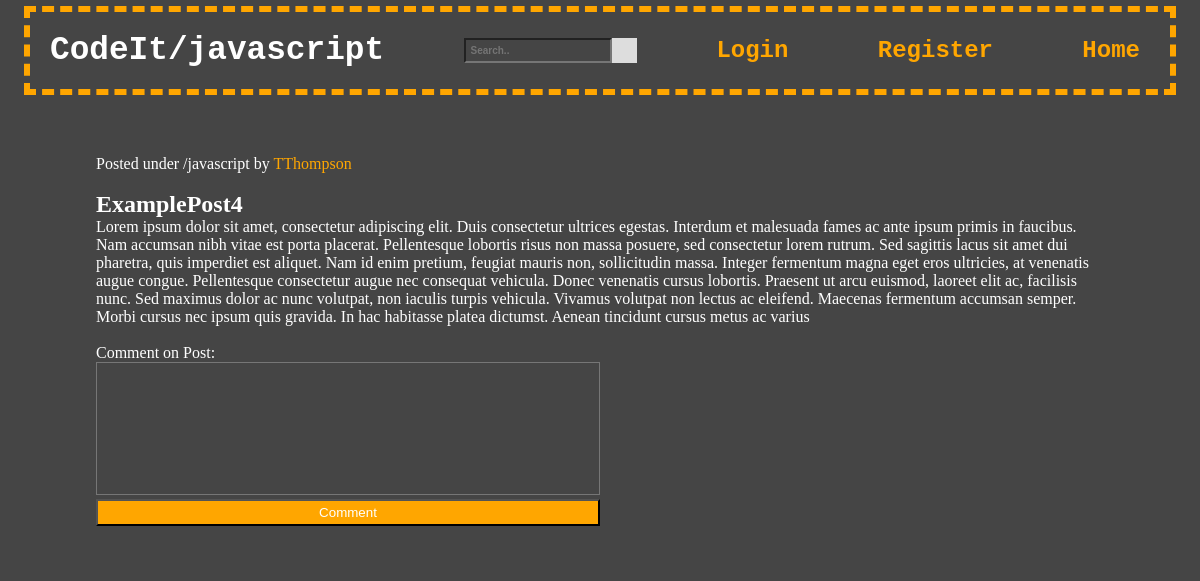
The page /post?post_id=4 on the database its author committed.
### tables this page shows
CREATE TABLE ForumPost(
        PostId INTEGER PRIMARY KEY NOT NULL,
        PostedBy TEXT NOT NULL,
        PostTitle TEXT NOT NULL,
        PostContent TEXT NOT NULL,
        PostSubForum TEXT NOT NULL,
        Upvotes INTEGER NOT NULL,
        Downvotes INTEGER NOT NULL
    );

### run.py (the view)
@app.route("/post")
def post():
    id = request.args.get('post_id')
    con = sql.connect("ForumPosts.db")
    con.row_factory = sql.Row
    cur = con.cursor()
    sql_select_query = """select * from ForumPost WHERE\
        PostId = ?"""
    cur.execute(sql_select_query, (id,))
    post = cur.fetchone()
    con.close()
    postDict = None
    if post:
        postDict = {
            "postId": post[0],
            "postedBy": post[1],
            "title": post[2],
            "content": post[3],
            "subforum": post[4]
        }
    con = sql.connect("PostComments.db")
    con.row_factory = sql.Row
    cur = con.cursor()
    sql_select_query = """select * from PostComment where\
        PostId = ?"""
    cur.execute(sql_select_query, (id,))
    comments = cur.fetchall()
    print(comments)
    con.close()
    return render_template('post.html',
            postDict = postDict, comments=comments )

### templates/post.html (shortened to what this page needs)
<!DOCTYPE html>
<html lang="en">
<head>
    <link href="../static/post.css" rel="stylesheet">
</head>
<body>
    <nav class="nav-bar">
        <div class="forum-logo">
          <h3>CodeIt/{{postDict['subforum']}}</h3>
        </div>
        <div class="search-container">
          <form action="/index">
            <input type="text" placeholder="Search.." name="search">
            <button type="submit"></button>
          </form>
        </div>
        {% if not session['logged_in'] %}
          <a href="/login-clicked">Login</a>
          <a href="/register">Register</a>
        {% endif %}
        <a href="/index">Home</a>
    </nav>
    <div class="post-container">
      <header>
        <p>Posted under /{{postDict["subforum"]}} by <a href="{{url_for('profile', posted_by=postDict['postedBy'])}}">{{postDict["postedBy"]}}</a> </p> <br />
        <h2>{{postDict["title"]}}</h2>
      </header>
      <article>
        <p>{{postDict["content"]}}</p> <br />
      </article>
      <footer>
        <p>Comment on Post:
          </p>
        <div class="comment-input-container">
          <form action="{{ url_for('comment_submit', post_id=postDict['postId']) }}" method="post">
            <textarea class="comment-input" name="comment-content"></textarea>
            <input class="button" type="submit" value="Comment" />
          </form>
        </div>
        <br/>
        <br/>
        <br/>
      </footer>
    </div>
</body>
</html>

### static/post.css (style rules this page uses)
* { margin: 0; padding: 0; background-color: rgb(69, 69, 69); }
.nav-bar { background-color: rgb(69, 69, 69); color: #fff; font-family: "Courier New", "Lucida Console", Monaco, Consolas, monospace; display: flex; flex-wrap: wrap; justify-content: space-between; align-items: center; margin-top: 0.5%; margin-bottom: 5%; margin-right: 2%; margin-left: 2%; padding: 20px; border: 0.75ex dashed hsl(39, 100%, 50%); }
.forum-logo { font-size: 28px; display: flex; align-items: center; }
.nav-bar .search-container { border: none; }
.nav-bar input[type=text] { font-size: 10px; font-weight: bold; padding: 5px; }
.nav-bar .search-container button { float: right; padding: 12.75px; background: #ddd; font-size: 10px; border: none; cursor: pointer; }
nav a { font-size: 24px; margin-right: 10px; color: hsl(39, 100%, 50%); font-weight: bold; }
a:link { text-decoration: none; }
.post-container { color: #fff; margin-right: 8%; margin-left: 8%; }
header a, footer a { color: hsl(39, 100%, 50%); }
.comment-input { width: 50%; height: 10em; box-sizing: border-box; resize: none; color: #fff; }
.button { height: 2em; width: 50%; margin-right: 50%; background-color:hsl(39, 100%, 50%); color: #fff; float: right; }

### rows shown on the page
ForumPost: subforum "javascript", postedBy "TThompson", title "ExamplePost4", content "Lorem ipsum dolor sit amet, consectetur adipiscing elit. Duis consectetur ultrices egestas. Interdum et malesuada fames ac ante ipsum primis in faucibus. Nam accumsan nibh vitae est porta placerat. Pellentesque lobortis risus non massa posuere, sed consectetur lorem rutrum. Sed sagittis lacus sit amet dui pharetra, quis imperdiet est aliquet. Nam id enim pretium, feugiat mauris non, sollicitudin massa. Integer fermentum magna eget eros ultricies, at venenatis augue congue. Pellentesque consectetur augue nec consequat vehicula. Donec venenatis cursus lobortis. Praesent ut arcu euismod, laoreet elit ac, facilisis nunc. Sed maximus dolor ac nunc volutpat, non iaculis turpis vehicula. Vivamus…"
